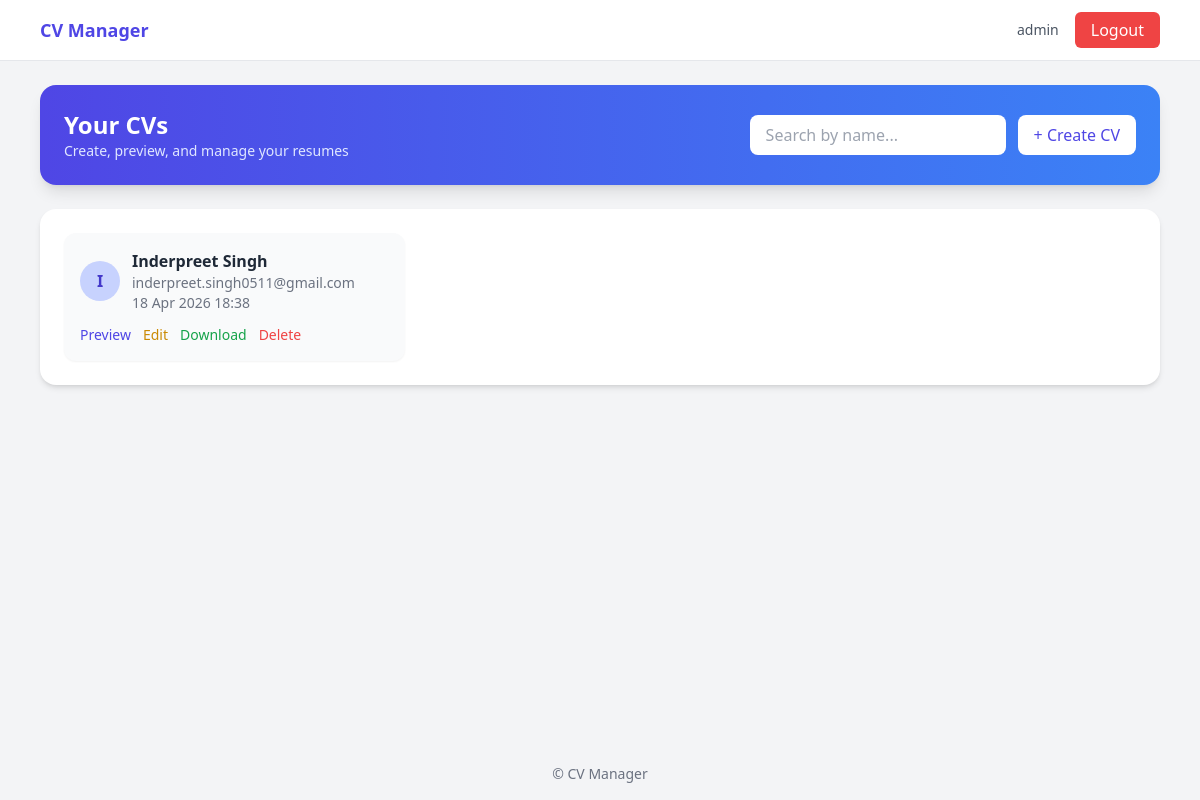
The app's page / (signed in), older data.
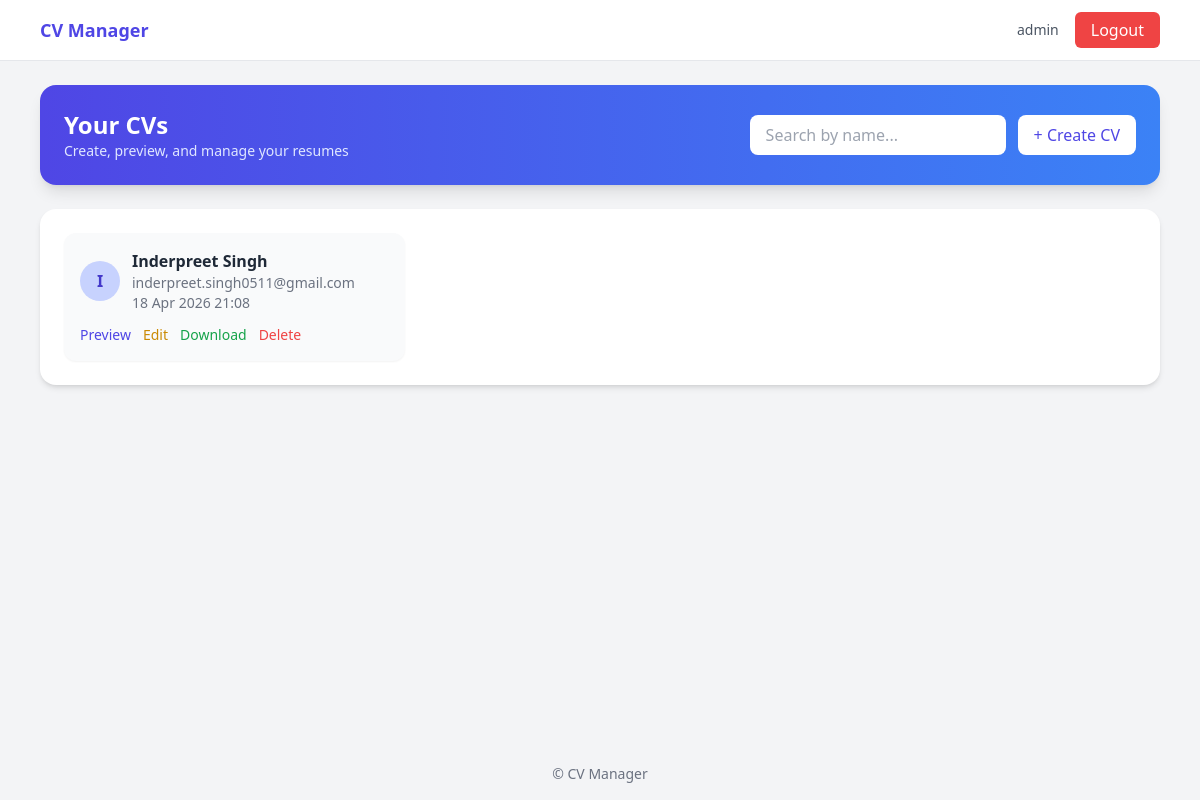
The same page, newer data.
### myapp/models.py (models this page shows)
class Profile(models.Model):
    user=models.ForeignKey(User,on_delete=models.CASCADE)
    name=models.CharField(max_length=100)
    email=models.CharField(max_length=100)
    phone=models.CharField(max_length=100)
    degree=models.CharField(max_length=50)
    school=models.CharField(max_length=50)
    university=models.CharField(max_length=50)
    summary=models.TextField()
    previous_work=models.TextField()
    skills=models.TextField()
    created_at=models.DateTimeField(auto_now_add=True)

### myapp/views.py (the view)
# urls.py: path('',ProfileDashboardView.as_view(),name='home'),
class ProfileDashboardView(ListView):
    model=Profile
    template_name='myapp/dashboard.html'
    context_object_name='object_list'
    def get_queryset(self):
        if self.request.user.is_authenticated:
            qs = Profile.objects.filter(user=self.request.user).order_by('-created_at')
        else:
            return Profile.objects.none()
        query = self.request.GET.get('q')
        if query:
            qs = qs.filter(name__icontains=query)
        return qs

### myapp/templates/myapp/dashboard.html (shortened to what this page needs)
{% extends 'myapp/base.html' %}
{% block content %}
<div class="bg-gradient-to-r from-indigo-600 to-blue-500 rounded-2xl p-6 text-white shadow-lg mb-6">
    <div class="flex flex-col md:flex-row md:items-center md:justify-between gap-4">
        <div>
            <h1 class="text-2xl font-semibold">Your CVs</h1>
            <p class="text-sm text-indigo-100">
                Create, preview, and manage your resumes
            </p>
        </div>
        <div class="flex gap-3 w-full md:w-auto">
            <form method="GET" class="flex-1 md:flex-none">
                <input type="text" name="q" placeholder="Search by name..."
                    value="{{ request.GET.q }}"
                    class="w-full md:w-64 px-4 py-2 rounded-lg text-gray-700 focus:outline-none">
            </form>
            <a href="{% url 'create_profile' %}"
               class="bg-white text-indigo-600 px-4 py-2 rounded-lg font-medium hover:bg-gray-100">
                + Create CV
            </a>
        </div>
    </div>
</div>
<div class="bg-white rounded-2xl p-6 shadow-md">
    {% if object_list %}
        <div class="grid sm:grid-cols-2 lg:grid-cols-3 gap-6">
            {% for profile in object_list %}
            <div class="bg-gray-50 rounded-xl p-4 shadow-sm hover:shadow-md transition">
                <div class="flex items-center gap-3 mb-3">
                    <div class="w-10 h-10 flex items-center justify-center rounded-full bg-indigo-200 text-indigo-700 font-semibold">
                        {{ profile.name|slice:":1" }}
                    </div>
                    <div>
                        <h2 class="font-semibold text-gray-800">{{ profile.name }}</h2>
                        <p class="text-sm text-gray-500">{{ profile.email }}</p>
                        <p class="text-sm text-gray-500">{{profile.created_at|date:"d M Y H:i"}}</p>
                    </div>
                </div>
                <div class="flex flex-wrap gap-3 text-sm mt-3">
                    <a href="{% url 'resume' profile.id %}" class="text-indigo-600 hover:underline">
                        Preview
                    </a>
                    <a href="{% url 'edit_profile' profile.id %}" class="text-yellow-600 hover:underline">
                        Edit
                    </a>
                    <a href="{% url 'download_resume' profile.id %}" class="text-green-600 hover:underline">
                        Download
                    </a>
                    <a href="{% url 'delete_profile' profile.id %}" class="text-red-500 hover:underline">
                        Delete
                    </a>
                </div>
            </div>
            {% endfor %}
        </div>
    {% else %}
        <p class="text-gray-500 text-center">No CVs yet</p>
    {% endif %}
</div>
{% endblock %}

Row changes from the older to the newer data that the page shows:
removed Profile: name "I", name "Inderpreet Singh", email "inderpreet.singh0511@gmail.com", created_at "18 Apr 2026 18:38"
added Profile: name "I", name "Inderpreet Singh", email "inderpreet.singh0511@gmail.com", created_at "18 Apr 2026 21:08"
